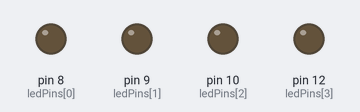
The sketch below on a simulated Arduino Uno, built with avr-gcc and run on an emulated ATmega328P. On the bench: output pins drawn as LEDs (lit = HIGH).

Above: at 0.2 s.
At 1.7 s:
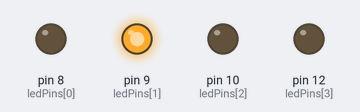
At 2.2 s:
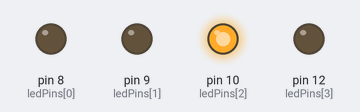
At 3.5 s:
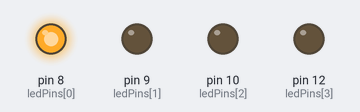
At 5.2 s:
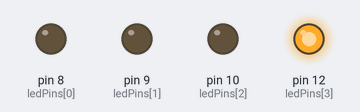
Timing chart, 0 to 5.8 s (numbered marks = the images above):
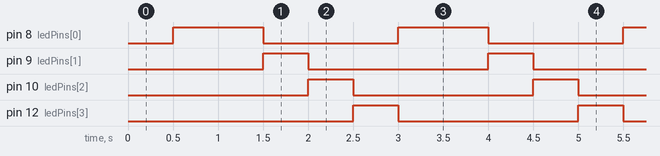

The sketch:

led_blink_no_delay.ino
```cpp
const int ledLength = 4;
const int ledPins[ledLength] = { 8, 9, 10, 12 };
const int ledIntervals[ledLength] = { 1000, 500, 500, 500 };

long interval = 500;
int currentIndex = 0;
unsigned long previousMills = 0;

void setup() {
  // put your setup code here, to run once:
  for(int i = 0; i < ledLength; i++) {
    pinMode(ledPins[i], OUTPUT);
  }
}

void loop() {
  // put your main code here, to run repeatedly:
  unsigned long currentMills = millis();

  if(currentMills - previousMills >= interval) {
    previousMills = currentMills;

    for(int i = 0; i < ledLength; i++) {
      if(currentIndex == i)
        digitalWrite(ledPins[i], HIGH);
      else
        digitalWrite(ledPins[i], LOW);
    }
    interval = ledIntervals[currentIndex];

    currentIndex++;
    if(currentIndex > ledLength - 1)
      currentIndex = 0;


  }
}
```

Measured:
- by itself, pin 8 (ledPins[0]): alternates HIGH for 1.0 s and LOW for 1.5 s
- by itself, pin 9 (ledPins[1]), pin 10 (ledPins[2]), pin 12 (ledPins[3]): alternates HIGH for 0.50 s and LOW for 2.0 s
- by itself, everything shown: repeats every 2.5 s, in 4 steps
